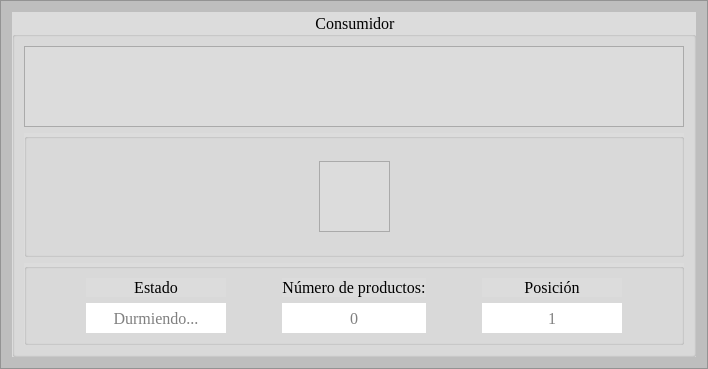
          <widget class="QFrame" name="frame_3">
           <property name="minimumSize">
            <size>
             <width>600</width>
             <height>0</height>
            </size>
           </property>
           <property name="maximumSize">
            <size>
             <width>800</width>
             <height>16777215</height>
            </size>
           </property>
           <property name="styleSheet">
            <string notr="true">background-color: rgb(190, 190, 190);</string>
           </property>
           <property name="frameShape">
            <enum>QFrame::StyledPanel</enum>
           </property>
           <property name="frameShadow">
            <enum>QFrame::Raised</enum>
           </property>
           <layout class="QGridLayout" name="gridLayout">
            <item row="0" column="0">
             <widget class="QGroupBox" name="groupBox_2">
              <property name="minimumSize">
               <size>
                <width>100</width>
                <height>50</height>
               </size>
              </property>
              <property name="font">
               <font>
                <family>Times New Roman</family>
                <pointsize>12</pointsize>
               </font>
              </property>
              <property name="styleSheet">
               <string notr="true">background-color: rgb(220, 220, 220);</string>
              </property>
              <property name="title">
               <string>Consumidor</string>
              </property>
              <property name="alignment">
               <set>Qt::AlignCenter</set>
              </property>
              <property name="flat">
               <bool>true</bool>
              </property>
              <layout class="QGridLayout" name="gridLayout_8">
               <item row="0" column="0">
                <widget class="QFrame" name="frame_8">
                 <property name="minimumSize">
                  <size>
                   <width>0</width>
                   <height>81</height>
                  </size>
                 </property>
                 <property name="maximumSize">
                  <size>
                   <width>700</width>
                   <height>16777215</height>
                  </size>
                 </property>
                 <property name="frameShape">
                  <enum>QFrame::StyledPanel</enum>
                 </property>
                 <property name="frameShadow">
                  <enum>QFrame::Raised</enum>
                 </property>
                 <layout class="QHBoxLayout" name="horizontalLayout_9">
                  <item>
                   <spacer name="horizontalSpacer_11">
                    <property name="orientation">
                     <enum>Qt::Horizontal</enum>
                    </property>
                    <property name="sizeHint" stdset="0">
                     <size>
                      <width>221</width>
                      <height>20</height>
                     </size>
                    </property>
                   </spacer>
                  </item>
                  <item>
                   <widget class="QLabel" name="label_6">
                    <property name="minimumSize">
                     <size>
                      <width>81</width>
                      <height>61</height>
                     </size>
                    </property>
                    <property name="maximumSize">
                     <size>
                      <width>81</width>
                      <height>61</height>
                     </size>
                    </property>
                    <property name="text">
                     <string/>
                    </property>
                    <property name="pixmap">
                     <pixmap resource="IMG/icons.qrc">:/prefijoNuevo/6012428.png</pixmap>
                    </property>
                    <property name="scaledContents">
                     <bool>true</bool>
                    </property>
                    <property name="textInteractionFlags">
                     <set>Qt::NoTextInteraction</set>
                    </property>
                   </widget>
                  </item>
                  <item>
                   <spacer name="horizontalSpacer_18">
                    <property name="orientation">
                     <enum>Qt::Horizontal</enum>
                    </property>
                    <property name="sizeHint" stdset="0">
                     <size>
                      <width>220</width>
                      <height>20</height>
                     </size>
                    </property>
                   </spacer>
                  </item>
                 </layout>
                </widget>
               </item>
               <item row="1" column="0">
                <widget class="QGroupBox" name="groupBox_9">
                 <property name="minimumSize">
                  <size>
                   <width>0</width>
                   <height>81</height>
                  </size>
                 </property>
                 <property name="maximumSize">
                  <size>
                   <width>700</width>
                   <height>16777215</height>
                  </size>
                 </property>
                 <property name="flat">
                  <bool>true</bool>
                 </property>
                 <layout class="QGridLayout" name="gridLayout_13">
                  <item row="0" column="0">
                   <layout class="QHBoxLayout" name="horizontalLayout_16">
                    <item>
                     <spacer name="horizontalSpacer_12">
                      <property name="orientation">
                       <enum>Qt::Horizontal</enum>
                      </property>
                      <property name="sizeHint" stdset="0">
                       <size>
                        <width>188</width>
                        <height>20</height>
                       </size>
                      </property>
                     </spacer>
                    </item>
                    <item>
                     <layout class="QVBoxLayout" name="verticalLayout_7">
                      <item>
                       <spacer name="verticalSpacer_5">
                        <property name="orientation">
                         <enum>Qt::Vertical</enum>
                        </property>
                        <property name="sizeType">
                         <enum>QSizePolicy::Minimum</enum>
                        </property>
                        <property name="sizeHint" stdset="0">
                         <size>
                          <width>20</width>
                          <height>13</height>
                         </size>
                        </property>
                       </spacer>
                      </item>
                      <item>
                       <widget class="QFrame" name="frame_11">
                        <property name="minimumSize">
                         <size>
                          <width>71</width>
                          <height>71</height>
                         </size>
                        </property>
                        <property name="maximumSize">
                         <size>
                          <width>71</width>
                          <height>71</height>
                         </size>
                        </property>
                        <property name="sizeIncrement">
                         <size>
                          <width>0</width>
                          <height>0</height>
                         </size>
                        </property>
                        <property name="frameShape">
                         <enum>QFrame::StyledPanel</enum>
                        </property>
                        <property name="frameShadow">
                         <enum>QFrame::Raised</enum>
                        </property>
                        <widget class="QLabel" name="lbl_c_sleep">
                         <property name="enabled">
                          <bool>true</bool>
                         </property>
                         <property name="geometry">
                          <rect>
                           <x>7</x>
                           <y>9</y>
                           <width>51</width>
                           <height>51</height>
                          </rect>
                         </property>
                         <property name="minimumSize">
                          <size>
                           <width>51</width>
                           <height>51</height>
                          </size>
                         </property>
                         <property name="maximumSize">
                          <size>
                           <width>51</width>
                           <height>51</height>
                          </size>
                         </property>
                         <property name="statusTip">
                          <string/>
                         </property>
                         <property name="autoFillBackground">
                          <bool>false</bool>
                         </property>
                         <property name="frameShape">
                          <enum>QFrame::NoFrame</enum>
                         </property>
                         <property name="text">
                          <string/>
                         </property>
                         <property name="pixmap">
                          <pixmap resource="IMG/icons.qrc">:/prefijoNuevo/4419495.png</pixmap>
                         </property>
                         <property name="scaledContents">
                          <bool>true</bool>
                         </property>
                         <property name="alignment">
                          <set>Qt::AlignCenter</set>
                         </property>
                        </widget>
                        <widget class="QLabel" name="lbl_c_work">
                         <property name="enabled">
                          <bool>true</bool>
                         </property>
                         <property name="geometry">
                          <rect>
                           <x>7</x>
                           <y>9</y>
                           <width>51</width>
                           <height>51</height>
                          </rect>
                         </property>
                         <property name="minimumSize">
                          <size>
                           <width>51</width>
                           <height>51</height>
                          </size>
                         </property>
                         <property name="maximumSize">
                          <size>
                           <width>51</width>
                           <height>51</height>
                          </size>
                         </property>
                         <property name="text">
                          <string/>
                         </property>
                         <property name="pixmap">
                          <pixmap resource="IMG/icons.qrc">:/prefijoNuevo/10277807.png</pixmap>
                         </property>
                         <property name="scaledContents">
                          <bool>true</bool>
                         </property>
                        </widget>
                       </widget>
                      </item>
                      <item>
                       <spacer name="verticalSpacer_6">
                        <property name="orientation">
                         <enum>Qt::Vertical</enum>
                        </property>
                        <property name="sizeType">
                         <enum>QSizePolicy::Minimum</enum>
                        </property>
                        <property name="sizeHint" stdset="0">
                         <size>
                          <width>20</width>
                          <height>13</height>
                         </size>
                        </property>
                       </spacer>
                      </item>
                     </layout>
                    </item>
                    <item>
                     <spacer name="horizontalSpacer_13">
                      <property name="orientation">
                       <enum>Qt::Horizontal</enum>
                      </property>
                      <property name="sizeHint" stdset="0">
                       <size>
                        <width>188</width>
                        <height>20</height>
                       </size>
                      </property>
                     </spacer>
                    </item>
                   </layout>
                  </item>
                 </layout>
                </widget>
               </item>
               <item row="2" column="0">
                <widget class="QGroupBox" name="groupBox_10">
                 <property name="minimumSize">
                  <size>
                   <width>500</width>
                   <height>81</height>
                  </size>
                 </property>
                 <property name="maximumSize">
                  <size>
                   <width>700</width>
                   <height>16777215</height>
                  </size>
                 </property>
                 <property name="alignment">
                  <set>Qt::AlignCenter</set>
                 </property>
                 <property name="flat">
                  <bool>true</bool>
                 </property>
                 <layout class="QGridLayout" name="gridLayout_14">
                  <item row="0" column="0">
                   <layout class="QHBoxLayout" name="horizontalLayout_11">
                    <item>
                     <spacer name="horizontalSpacer_14">
                      <property name="orientation">
                       <enum>Qt::Horizontal</enum>
                      </property>
                      <property name="sizeType">
                       <enum>QSizePolicy::Minimum</enum>
                      </property>
                      <property name="sizeHint" stdset="0">
                       <size>
                        <width>50</width>
                        <height>20</height>
                       </size>
                      </property>
                     </spacer>
                    </item>
                    <item>
                     <layout class="QVBoxLayout" name="verticalLayout_14">
                      <item>
                       <widget class="QLabel" name="label_41">
                        <property name="maximumSize">
                         <size>
                          <width>300</width>
                          <height>16777215</height>
                         </size>
                        </property>
                        <property name="font">
                         <font>
                          <family>Times New Roman</family>
                          <pointsize>12</pointsize>
                         </font>
                        </property>
                        <property name="text">
                         <string>Estado</string>
                        </property>
                        <property name="alignment">
                         <set>Qt::AlignCenter</set>
                        </property>
                       </widget>
                      </item>
                      <item>
                       <widget class="QLineEdit" name="ledt_c_state">
                        <property name="minimumSize">
                         <size>
                          <width>0</width>
                          <height>30</height>
                         </size>
                        </property>
                        <property name="maximumSize">
                         <size>
                          <width>300</width>
                          <height>16777215</height>
                         </size>
                        </property>
                        <property name="font">
                         <font>
                          <family>Times New Roman</family>
                          <pointsize>12</pointsize>
                         </font>
                        </property>
                        <property name="styleSheet">
                         <string notr="true">background-color: rgb(255, 255, 255);</string>
                        </property>
                        <property name="frame">
                         <bool>false</bool>
                        </property>
                        <property name="alignment">
                         <set>Qt::AlignCenter</set>
                        </property>
                        <property name="readOnly">
                         <bool>true</bool>
                        </property>
                        <property name="placeholderText">
                         <string>Durmiendo...</string>
                        </property>
                       </widget>
                      </item>
                     </layout>
                    </item>
                    <item>
                     <spacer name="horizontalSpacer_15">
                      <property name="orientation">
                       <enum>Qt::Horizontal</enum>
                      </property>
                      <property name="sizeType">
                       <enum>QSizePolicy::Minimum</enum>
                      </property>
                      <property name="sizeHint" stdset="0">
                       <size>
                        <width>50</width>
                        <height>20</height>
                       </size>
                      </property>
                     </spacer>
                    </item>
                    <item>
                     <layout class="QVBoxLayout" name="verticalLayout_15">
                      <item>
                       <widget class="QLabel" name="label_42">
                        <property name="maximumSize">
                         <size>
                          <width>300</width>
                          <height>16777215</height>
                         </size>
                        </property>
                        <property name="font">
                         <font>
                          <family>Times New Roman</family>
                          <pointsize>12</pointsize>
                         </font>
                        </property>
                        <property name="text">
                         <string>Número de productos:</string>
                        </property>
                        <property name="alignment">
                         <set>Qt::AlignCenter</set>
                        </property>
                       </widget>
                      </item>
                      <item>
                       <widget class="QLineEdit" name="ledt_c_number">
                        <property name="minimumSize">
                         <size>
                          <width>0</width>
                          <height>30</height>
                         </size>
                        </property>
                        <property name="maximumSize">
                         <size>
                          <width>300</width>
                          <height>16777215</height>
                         </size>
                        </property>
                        <property name="font">
                         <font>
                          <family>Times New Roman</family>
                          <pointsize>12</pointsize>
                         </font>
                        </property>
                        <property name="styleSheet">
                         <string notr="true">background-color: rgb(255, 255, 255);</string>
                        </property>
                        <property name="frame">
                         <bool>false</bool>
                        </property>
                        <property name="alignment">
                         <set>Qt::AlignCenter</set>
                        </property>
                        <property name="readOnly">
                         <bool>true</bool>
                        </property>
                        <property name="placeholderText">
                         <string>0</string>
                        </property>
                       </widget>
                      </item>
                     </layout>
                    </item>
                    <item>
                     <spacer name="horizontalSpacer_16">
                      <property name="orientation">
                       <enum>Qt::Horizontal</enum>
                      </property>
                      <property name="sizeType">
                       <enum>QSizePolicy::Minimum</enum>
                      </property>
                      <property name="sizeHint" stdset="0">
                       <size>
                        <width>50</width>
                        <height>17</height>
                       </size>
                      </property>
                     </spacer>
                    </item>
                    <item>
                     <layout class="QVBoxLayout" name="verticalLayout_35">
                      <item>
                       <widget class="QLabel" name="label_46">
                        <property name="maximumSize">
                         <size>
                          <width>300</width>
                          <height>16777215</height>
                         </size>
                        </property>
                        <property name="font">
                         <font>
                          <family>Times New Roman</family>
                          <pointsize>12</pointsize>
                         </font>
                        </property>
                        <property name="text">
                         <string>Posición</string>
                        </property>
                        <property name="alignment">
                         <set>Qt::AlignCenter</set>
                        </property>
                       </widget>
                      </item>
                      <item>
                       <widget class="QLineEdit" name="ledt_c_position">
                        <property name="minimumSize">
                         <size>
                          <width>0</width>
                          <height>30</height>
                         </size>
                        </property>
                        <property name="maximumSize">
                         <size>
                          <width>300</width>
                          <height>16777215</height>
                         </size>
                        </property>
                        <property name="font">
                         <font>
                          <family>Times New Roman</family>
                          <pointsize>12</pointsize>
                         </font>
                        </property>
                        <property name="styleSheet">
                         <string notr="true">background-color: rgb(255, 255, 255);</string>
                        </property>
                        <property name="frame">
                         <bool>false</bool>
                        </property>
                        <property name="alignment">
                         <set>Qt::AlignCenter</set>
                        </property>
                        <property name="readOnly">
                         <bool>true</bool>
                        </property>
                        <property name="placeholderText">
                         <string>1</string>
                        </property>
                       </widget>
                      </item>
                     </layout>
                    </item>
                    <item>
                     <spacer name="horizontalSpacer_23">
                      <property name="orientation">
                       <enum>Qt::Horizontal</enum>
                      </property>
                      <property name="sizeType">
                       <enum>QSizePolicy::Minimum</enum>
                      </property>
                      <property name="sizeHint" stdset="0">
                       <size>
                        <width>50</width>
                        <height>17</height>
                       </size>
                      </property>
                     </spacer>
                    </item>
                   </layout>
                  </item>
                 </layout>
                </widget>
               </item>
              </layout>
             </widget>
            </item>
           </layout>
          </widget>
